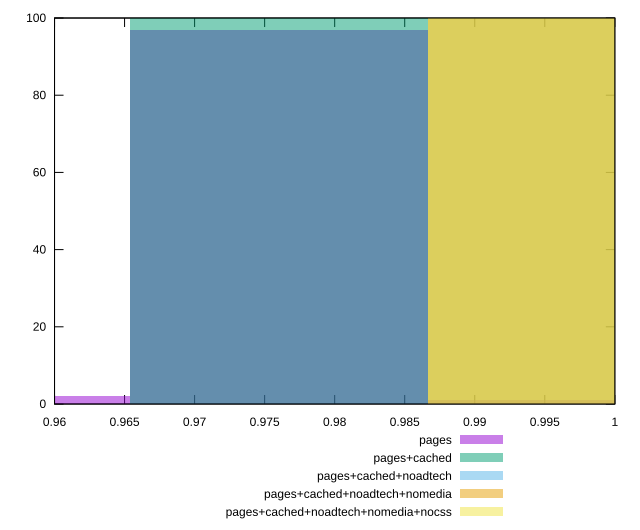

This figure's gnuplot source:
reset

$pages <<EOF
0.976019569316364 97
0.9548017525920953 2
0.9972373860406328 1
EOF

$pagesCached <<EOF
0.976019569316364 100
EOF

$pagesCachedNoadtech <<EOF
0.9972373860406328 100
EOF

$pagesCachedNoadtechNomedia <<EOF
0.9972373860406328 100
EOF

$pagesCachedNoadtechNomediaNocss <<EOF
0.9972373860406328 100
EOF

set key outside below
set boxwidth 0.021217816724268784
set xrange [0.96:1]
set yrange [0:100]
set trange [0:100]
set style fill transparent solid 0.5 noborder
set terminal svg size 640, 530 enhanced background rgb 'white'
set output "report_00017_2021-02-10T15-08-03.406Z/total-byte-weight/comparison/histogram/all_score.svg"

plot $pages title "pages" with boxes, \
     $pagesCached title "pages+cached" with boxes, \
     $pagesCachedNoadtech title "pages+cached+noadtech" with boxes, \
     $pagesCachedNoadtechNomedia title "pages+cached+noadtech+nomedia" with boxes, \
     $pagesCachedNoadtechNomediaNocss title "pages+cached+noadtech+nomedia+nocss" with boxes

reset
